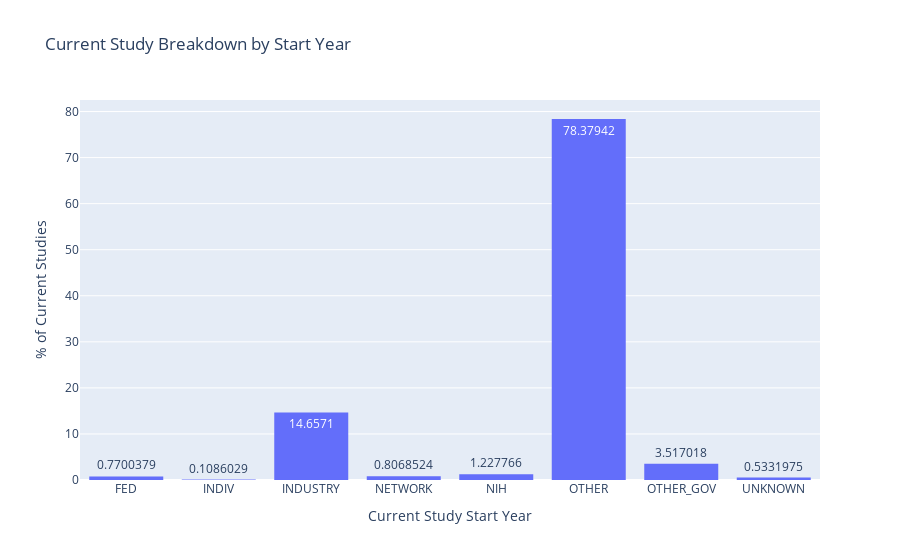

The notebook cell saved with this chart:
### Code cell
# current_status_studies.sort_values('start_year_group', inplace=True)
fig = px.histogram(agency_lead_collab, x="agency_class", y = 'lead', histnorm='percent', title = 'Current Study Breakdown by Start Year', text_auto=True)
fig.update_layout(yaxis_title="% of Current Studies", xaxis_title = 'Current Study Start Year') 
fig.show()

### Figure 1 — Plotly figure (JSON) as saved in the notebook; plotly's stock layout.template omitted (floating-point values rounded to 4 significant figures)
{"data": [{"alignmentgroup": "True", "bingroup": "x", "histfunc": "sum", "histnorm": "percent", "hovertemplate": "agency_class=%{x}<br>percent of sum of lead=%{y}<extra></extra>", "legendgroup": "", "marker": {"color": "#636efa", "pattern": {"shape": ""}}, "name": "", "offsetgroup": "", "orientation": "v", "showlegend": false, "texttemplate": "%{value}", "type": "histogram", "x": ["AMBIG", "FED", "INDIV", "INDUSTRY", "NETWORK", "NIH", "OTHER", "OTHER_GOV", "UNKNOWN"], "xaxis": "x", "y": [0, 1255, 177, 23888, 1315, 2001, 127742, 5732, 869], "yaxis": "y"}], "layout": {"autosize": true, "barmode": "relative", "legend": {"tracegroupgap": 0}, "title": {"text": "Current Study Breakdown by Start Year"}, "xaxis": {"anchor": "y", "autorange": true, "domain": [0, 1], "range": [0.5, 8.5], "title": {"text": "Current Study Start Year"}, "type": "category"}, "yaxis": {"anchor": "x", "autorange": true, "domain": [0, 1], "range": [0, 82.5], "title": {"text": "% of Current Studies"}, "type": "linear"}}}
